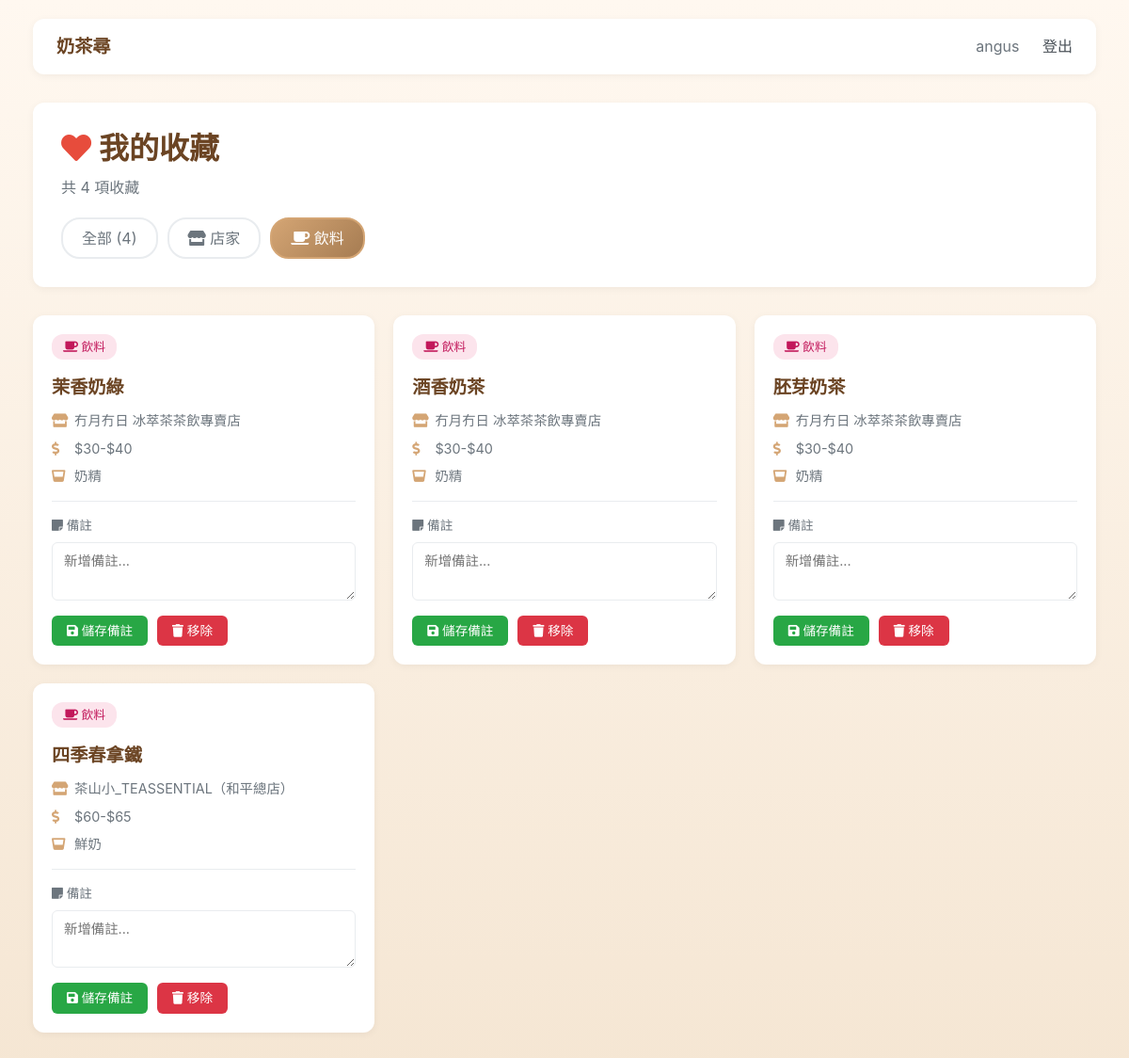
/favorites/?type=drink (signed in), run on the app's committed database.
### polls/models.py (models this page shows, shortened)
class Favorite(models.Model):
    FAVORITE_TYPE_CHOICES = [
        ('shop', '店家'),
        ('drink', '飲料'),
    ]
    user = models.ForeignKey(User, on_delete=models.CASCADE, related_name='favorites', verbose_name='使用者')
    favorite_type = models.CharField(max_length=10, choices=FAVORITE_TYPE_CHOICES, verbose_name='收藏類型')
    tea_shop = models.ForeignKey(TeaShop, on_delete=models.CASCADE, blank=True, null=True, related_name='favorited_by', verbose_name='收藏的店家')
    drink = models.ForeignKey(Drink, on_delete=models.CASCADE, blank=True, null=True, related_name='favorited_by', verbose_name='收藏的飲料')
    notes = models.TextField(blank=True, null=True, verbose_name='備註')
    created_at = models.DateTimeField(auto_now_add=True, verbose_name='收藏時間')
    class Meta:
        verbose_name = '收藏'
        verbose_name_plural = '收藏列表'
        ordering = ['-created_at']
        unique_together = [['user', 'tea_shop', 'drink']]  # 避免重複收藏

class Drink(models.Model):
    MILK_TYPE_CHOICES = [
        ('creamer', '奶精'),
        ('fresh_milk', '鮮奶'),
    ]
    TEA_TYPE_CHOICES = [
        ('black_tea', '紅茶'),
        ('green_tea', '綠茶'),
        ('oolong_tea', '烏龍茶'),
        ('blue_tea', '青茶'),
        ('matcha', '抹茶'),
    ]
    tea_shop = models.ForeignKey(TeaShop, on_delete=models.CASCADE, related_name='drinks', verbose_name='所屬店家')
    name = models.CharField(max_length=100, verbose_name='飲料名稱')
    description = models.TextField(blank=True, null=True, verbose_name='描述')
    milk_type = models.CharField(max_length=20, choices=MILK_TYPE_CHOICES, blank=True, null=True, verbose_name='使用奶類')
    tea_type = models.CharField(max_length=20, choices=TEA_TYPE_CHOICES, blank=True, null=True, verbose_name='茶類')
    topping = models.CharField(max_length=10, choices=[('yes', '有'), ('no', '無')], blank=True, null=True, verbose_name='配料')
    has_small = models.BooleanField(default=False, verbose_name='有小杯')
    price_small = models.DecimalField(max_digits=5, decimal_places=0, blank=True, null=True, verbose_name='小杯價格')
    has_medium = models.BooleanField(default=False, verbose_name='有中杯')
    price_medium = models.DecimalField(max_digits=5, decimal_places=0, blank=True, null=True, verbose_name='中杯價格')
    has_large = models.BooleanField(default=False, verbose_name='有大杯')
    price_large = models.DecimalField(max_digits=5, decimal_places=0, blank=True, null=True, verbose_name='大杯價格')
    created_at = models.DateTimeField(auto_now_add=True, verbose_name='建立時間')
    class Meta:
        verbose_name = '飲料品項'
        verbose_name_plural = '飲料品項列表'
        ordering = ['tea_shop', 'name']
    def get_price_range(self):
        prices = []
        if self.has_small and self.price_small:
            prices.append(int(self.price_small))
        if self.has_medium and self.price_medium:
            prices.append(int(self.price_medium))
        if self.has_large and self.price_large:
            prices.append(int(self.price_large))
        if not prices:
            return "價格未定"
        min_price = min(prices)
        max_price = max(prices)
        if min_price == max_price:
            return f"${min_price}"
        return f"${min_price}-${max_price}"

class TeaShop(models.Model):
    place_id = models.CharField(max_length=200, unique=True, verbose_name='Google Place ID')
    name = models.CharField(max_length=200, verbose_name='店名')
    address = models.CharField(max_length=300, verbose_name='地址')
    phone = models.CharField(max_length=50, blank=True, null=True, verbose_name='電話')
    latitude = models.DecimalField(max_digits=10, decimal_places=7, verbose_name='緯度')
    longitude = models.DecimalField(max_digits=10, decimal_places=7, verbose_name='經度')
    rating = models.DecimalField(max_digits=2, decimal_places=1, verbose_name='評分')
    opening_hours = models.TextField(verbose_name='營業時間')
    created_at = models.DateTimeField(auto_now_add=True, verbose_name='建立時間')
    class Meta:
        verbose_name = '奶茶店'
        verbose_name_plural = '奶茶店列表'
        ordering = ['-rating', 'name']  # 按評分降冪、店名排序

### polls/views.py (the view)
# urls.py: path('favorites/', polls_views.favorites_list, name='favorites_list'),
@login_required
def favorites_list(request):
    filter_type = request.GET.get('type', 'all')  # all, shop, drink
    favorites = Favorite.objects.filter(user=request.user)
    if filter_type == 'shop':
        favorites = favorites.filter(favorite_type='shop')
    elif filter_type == 'drink':
        favorites = favorites.filter(favorite_type='drink')
    context = {
        'favorites': favorites,
        'filter_type': filter_type,
        'total_count': favorites.count(),
    }
    return render(request, 'polls/favorites.html', context)

### templates/polls/favorites.html (shortened to what this page needs)
<!DOCTYPE html>
<html lang="zh-TW">
<head>
    <link rel="stylesheet" href="https://cdn.jsdelivr.net/npm/bootstrap@4.6.2/dist/css/bootstrap.min.css">
    <link rel="stylesheet" href="https://cdnjs.cloudflare.com/ajax/libs/font-awesome/5.15.4/css/all.min.css">
</head>
<body>
    <div class="container">
        <div class="top-nav">
            <a href="{% url 'home' %}" style="font-size: 1.2rem; font-weight: 600; color: #6B4423; text-decoration: none;">
                奶茶尋
            </a>
            <div class="nav-links">
                {% if user.is_authenticated %}
                    <span style="color: #6c757d;">{{ user.username }}</span>
                    <a href="{% url 'logout' %}">登出</a>
                {% else %}
                    <a href="{% url 'login' %}">登入</a>
                    <a href="{% url 'register' %}">註冊</a>
                {% endif %}
            </div>
        </div>
        <div class="page-header">
            <h1><i class="fas fa-heart" style="color: #e74c3c;"></i> 我的收藏</h1>
            <p style="color: #6c757d; margin-bottom: 0;">共 {{ total_count }} 項收藏</p>
            <div class="filter-section">
                <a href="{% url 'favorites_list' %}" class="filter-btn {% if filter_type == 'all' %}active{% endif %}">
                    全部 ({{ total_count }})
                </a>
                <a href="{% url 'favorites_list' %}?type=shop" class="filter-btn {% if filter_type == 'shop' %}active{% endif %}">
                    <i class="fas fa-store"></i> 店家
                </a>
                <a href="{% url 'favorites_list' %}?type=drink" class="filter-btn {% if filter_type == 'drink' %}active{% endif %}">
                    <i class="fas fa-coffee"></i> 飲料
                </a>
            </div>
        </div>
        {% if favorites %}
            <div class="favorites-grid">
                {% for favorite in favorites %}
                    <div class="favorite-card">
                        <div class="favorite-header">
                            <span class="favorite-type {% if favorite.favorite_type == 'shop' %}type-shop{% else %}type-drink{% endif %}">
                                {% if favorite.favorite_type == 'shop' %}
                                    <i class="fas fa-store"></i> 店家
                                {% else %}
                                    <i class="fas fa-coffee"></i> 飲料
                                {% endif %}
                            </span>
                        </div>
                        {% if favorite.favorite_type == 'shop' %}
                            <div class="favorite-name">{{ favorite.tea_shop.name }}</div>
                            <div class="favorite-info">
                                <i class="fas fa-map-marker-alt"></i>
                                {{ favorite.tea_shop.address|truncatewords:8 }}
                            </div>
                            <div class="favorite-info">
                                <i class="fas fa-star"></i>
                                評分: {{ favorite.tea_shop.rating }}
                            </div>
                            <div class="favorite-info">
                                <i class="fas fa-phone"></i>
                                {{ favorite.tea_shop.phone|default:"無電話資訊" }}
                            </div>
                        {% else %}
                            <div class="favorite-name">{{ favorite.drink.name }}</div>
                            <div class="favorite-info">
                                <i class="fas fa-store"></i>
                                {{ favorite.drink.tea_shop.name }}
                            </div>
                            <div class="favorite-info">
                                <i class="fas fa-dollar-sign"></i>
                                {{ favorite.drink.get_price_range }}
                            </div>
                            {% if favorite.drink.milk_type %}
                                <div class="favorite-info">
                                    <i class="fas fa-glass-whiskey"></i>
                                    {{ favorite.drink.get_milk_type_display }}
                                </div>
                            {% endif %}
                        {% endif %}
                        <div class="notes-section">
                            <label class="notes-label">
                                <i class="fas fa-sticky-note"></i> 備註
                            </label>
                            <textarea class="notes-input" id="notes-{{ favorite.id }}" placeholder="新增備註...">{{ favorite.notes|default:"" }}</textarea>
                            <div class="favorite-actions">
                                <button class="btn btn-save btn-sm" onclick="saveNotes({{ favorite.id }})">
                                    <i class="fas fa-save"></i> 儲存備註
                                </button>
                                <button class="btn btn-remove btn-sm" onclick="removeFavorite({{ favorite.id }})">
                                    <i class="fas fa-trash"></i> 移除
                                </button>
                            </div>
                        </div>
                    </div>
                {% endfor %}
            </div>
        {% endif %}
    </div>
</body>
</html>

### templates/polls/favorites.html (style rules this page uses)
body { background: linear-gradient(to bottom, #FFF8F0 0%, #F5E6D3 100%); min-height: 100vh; font-family: -apple-system, BlinkMacSystemFont, 'Segoe UI', 'PingFang TC', 'Microsoft JhengHei', sans-serif; padding: 20px; }
.container { max-width: 1200px; margin: 0 auto; }
.top-nav { display: flex; justify-content: space-between; align-items: center; margin-bottom: 30px; background: white; padding: 15px 25px; border-radius: 12px; box-shadow: 0 2px 8px rgba(0,0,0,0.05); }
.nav-links a { color: #495057; text-decoration: none; margin-left: 20px; transition: color 0.3s; }
.page-header { background: white; border-radius: 12px; padding: 30px; margin-bottom: 30px; box-shadow: 0 2px 8px rgba(0,0,0,0.05); }
.page-header h1 { font-size: 2rem; color: #6B4423; margin-bottom: 10px; font-weight: 600; }
.filter-section { display: flex; gap: 10px; margin-top: 20px; }
.filter-btn { padding: 8px 20px; border: 2px solid #e9ecef; background: white; color: #6c757d; border-radius: 20px; cursor: pointer; transition: all 0.3s; text-decoration: none; }
.filter-btn.active { background: linear-gradient(135deg, #D4A574 0%, #A67C52 100%); color: white; border-color: #D4A574; }
.favorites-grid { display: grid; grid-template-columns: repeat(auto-fill, minmax(350px, 1fr)); gap: 20px; margin-bottom: 30px; }
.favorite-card { background: white; border-radius: 12px; padding: 20px; box-shadow: 0 2px 8px rgba(0,0,0,0.05); transition: all 0.3s; }
.favorite-header { display: flex; justify-content: space-between; align-items: start; margin-bottom: 15px; }
.favorite-type { display: inline-block; padding: 4px 12px; border-radius: 12px; font-size: 0.8rem; font-weight: 500; }
.type-drink { background: #fce4ec; color: #c2185b; }
.favorite-name { font-size: 1.2rem; font-weight: 600; color: #6B4423; margin-bottom: 10px; }
.favorite-info { color: #6c757d; font-size: 0.9rem; margin-bottom: 8px; }
.favorite-info i { width: 20px; color: #D4A574; }
.notes-section { margin-top: 15px; padding-top: 15px; border-top: 1px solid #e9ecef; }
.notes-label { font-size: 0.85rem; color: #6c757d; margin-bottom: 8px; display: block; }
.notes-input { width: 100%; border: 1px solid #e9ecef; border-radius: 6px; padding: 8px 12px; font-size: 0.9rem; resize: vertical; min-height: 60px; }
.favorite-actions { display: flex; gap: 10px; margin-top: 10px; }
.btn-sm { padding: 6px 16px; font-size: 0.85rem; border-radius: 6px; transition: all 0.3s; }
.btn-remove { background: #dc3545; color: white; border: none; }
.btn-save { background: #28a745; color: white; border: none; }

### data on the page
Favorite: favorite_type "drink" (drawn), drink.name "茉香奶綠", drink.tea_shop.name "冇月冇日 冰萃茶茶飲專賣店", drink.get_price_range "$30-$40", drink.milk_type "奶精", id "新增備註..."
Favorite: favorite_type "drink" (drawn), drink.name "酒香奶茶", drink.tea_shop.name "冇月冇日 冰萃茶茶飲專賣店", drink.get_price_range "$30-$40", drink.milk_type "奶精", id "新增備註..."
Favorite: favorite_type "drink" (drawn), drink.name "胚芽奶茶", drink.tea_shop.name "冇月冇日 冰萃茶茶飲專賣店", drink.get_price_range "$30-$40", drink.milk_type "奶精", id "新增備註..."
Favorite: favorite_type "drink" (drawn), drink.name "四季春拿鐵", drink.tea_shop.name "茶山小_TEASSENTIAL（和平總店）", drink.get_price_range "$60-$65", drink.milk_type "鮮奶", id "新增備註..."

### other printed values
{{ user.username }} "angus"
{{ total_count }} "4"
